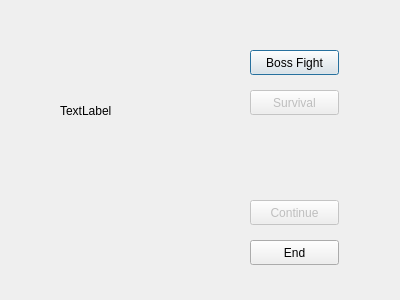
<?xml version="1.0" encoding="UTF-8"?>
<ui version="4.0">
 <class>Dialog</class>
 <widget class="QDialog" name="Dialog">
  <property name="geometry">
   <rect>
    <x>0</x>
    <y>0</y>
    <width>400</width>
    <height>300</height>
   </rect>
  </property>
  <property name="windowTitle">
   <string>Dialog</string>
  </property>
  <widget class="QPushButton" name="bossButton">
   <property name="geometry">
    <rect>
     <x>250</x>
     <y>50</y>
     <width>89</width>
     <height>25</height>
    </rect>
   </property>
   <property name="text">
    <string>Boss Fight</string>
   </property>
  </widget>
  <widget class="QPushButton" name="endButton">
   <property name="geometry">
    <rect>
     <x>250</x>
     <y>240</y>
     <width>89</width>
     <height>25</height>
    </rect>
   </property>
   <property name="text">
    <string>End</string>
   </property>
  </widget>
  <widget class="QLabel" name="label">
   <property name="geometry">
    <rect>
     <x>60</x>
     <y>60</y>
     <width>101</width>
     <height>101</height>
    </rect>
   </property>
   <property name="text">
    <string>TextLabel</string>
   </property>
  </widget>
  <widget class="QPushButton" name="contiButton">
   <property name="enabled">
    <bool>false</bool>
   </property>
   <property name="geometry">
    <rect>
     <x>250</x>
     <y>200</y>
     <width>89</width>
     <height>25</height>
    </rect>
   </property>
   <property name="text">
    <string>Continue</string>
   </property>
  </widget>
  <widget class="QPushButton" name="survivalButton">
   <property name="enabled">
    <bool>false</bool>
   </property>
   <property name="geometry">
    <rect>
     <x>250</x>
     <y>90</y>
     <width>89</width>
     <height>25</height>
    </rect>
   </property>
   <property name="text">
    <string>Survival</string>
   </property>
  </widget>
 </widget>
 <resources/>
 <connections/>
</ui>
